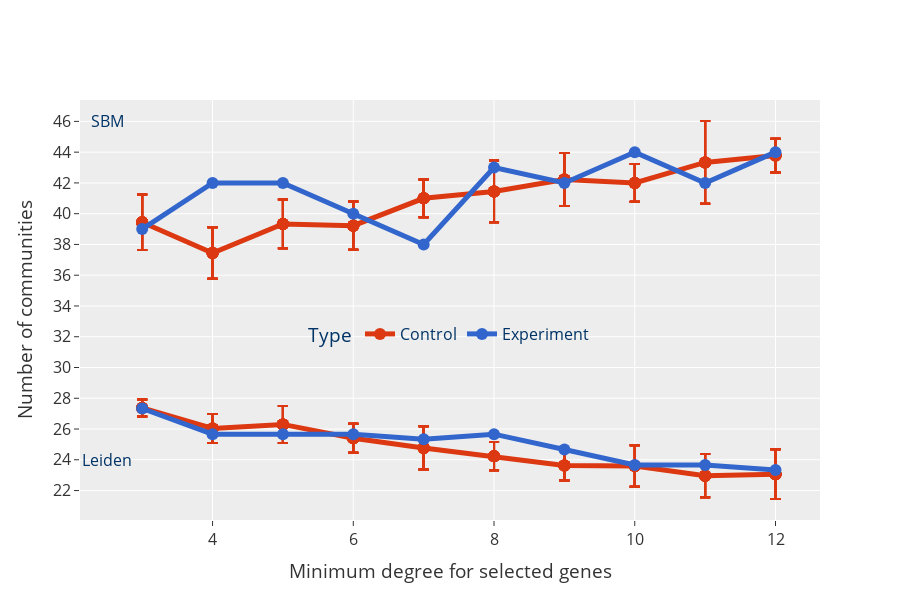

Notebook cell for this chart:
### Markdown cell above
### SBM + Leiden Community size

### Code cell
sbm_fig = sbm_fig.add_traces(leid_fig.data)
sbm_fig = sbm_fig.update_layout(
    legend=dict(
        orientation="h",
        title="Type",
        yanchor="bottom",
        y=0.4,
        xanchor="center",
        x=0.5,
        bgcolor="rgba(0,0,0,0)",
        font=dict(size=16, color="#003366"),
    ),
    xaxis=dict(
        tickfont=dict(size=16),
        title="Minimum degree for selected genes",
    ),
    title="",
    yaxis=dict(
        tickmode="linear",
        tick0=10,
        dtick=2,
    ),
    showlegend=True,
    font=dict(size=16),
)
sbm_fig = sbm_fig.update_traces(line_width=5, marker_size=12, error_y=dict(width=5))
legend_shown = {}
for trace in sbm_fig.data:
    if trace.name in legend_shown:
        trace.showlegend = False
    else:
        trace.showlegend = True
        legend_shown[trace.name] = True

sbm_fig.add_annotation(x=2.5, y=46, text="SBM", showarrow=False, font=dict(size=16, color="#003366"))
sbm_fig.add_annotation(x=2.5, y=24, text="Leiden", showarrow=False, font=dict(size=16, color="#003366"))

sbm_fig.show()
save_fig(name="sbm_Leiden_combNum", fig=sbm_fig, base_path=figures_path, width=1200, height=600)

### Figure 1 — Plotly figure (JSON) as saved in the notebook; plotly's stock layout.template omitted (floating-point values rounded to 4 significant figures)
{"data": [{"error_y": {"array": [1.81, 1.81, 1.81, 1.81, 1.81, 1.81, 1.81, 1.81, 1.81, 1.667, 1.667, 1.667, 1.667, 1.667, 1.667, 1.667, 1.667, 1.667, 1.581, 1.581, 1.581, 1.581, 1.581, 1.581, 1.581, 1.581, 1.581, 1.563, 1.563, 1.563, 1.563, 1.563, 1.563, 1.563, 1.563, 1.563, 1.225, 1.225, 1.225, 1.225, 1.225, 1.225, 1.225, 1.225, 1.225, 2.007, 2.007, 2.007, 2.007, 2.007, 2.007, 2.007, 2.007, 2.007, 1.716, 1.716, 1.716, 1.716, 1.716, 1.716, 1.716, 1.716, 1.716, 1.225, 1.225, 1.225, 1.225, 1.225, 1.225, 1.225, 1.225, 1.225, 2.693, 2.693, 2.693, 2.693, 2.693, 2.693, 2.693, 2.693, 2.693, 1.093, 1.093, 1.093, 1.093, 1.093, 1.093, 1.093, 1.093, 1.093], "width": 5}, "hovertemplate": "Type=Control<br>TF=%{x}<br>Size_mean=%{y}<extra></extra>", "legendgroup": "Control", "line": {"color": "#DC3912", "dash": "solid", "width": 5}, "marker": {"size": 12, "symbol": "circle"}, "mode": "lines+markers", "name": "Control", "orientation": "v", "showlegend": true, "type": "scatter", "x": [3, 3, 3, 3, 3, 3, 3, 3, 3, 4, 4, 4, 4, 4, 4, 4, 4, 4, 5, 5, 5, 5, 5, 5, 5, 5, 5, 6, 6, 6, 6, 6, 6, 6, 6, 6, 7, 7, 7, 7, 7, 7, 7, 7, 7, 8, 8, 8, 8, 8, 8, 8, 8, 8, 9, 9, 9, 9, 9, 9, 9, 9, 9, 10, 10, 10, 10, 10, 10, 10, 10, 10, 11, 11, 11, 11, 11, 11, 11, 11, 11, 12, 12, 12, 12, 12, 12, 12, 12, 12], "xaxis": "x", "y": [39.44, 39.44, 39.44, 39.44, 39.44, 39.44, 39.44, 39.44, 39.44, 37.44, 37.44, 37.44, 37.44, 37.44, 37.44, 37.44, 37.44, 37.44, 39.33, 39.33, 39.33, 39.33, 39.33, 39.33, 39.33, 39.33, 39.33, 39.22, 39.22, 39.22, 39.22, 39.22, 39.22, 39.22, 39.22, 39.22, 41, 41, 41, 41, 41, 41, 41, 41, 41, 41.44, 41.44, 41.44, 41.44, 41.44, 41.44, 41.44, 41.44, 41.44, 42.22, 42.22, 42.22, 42.22, 42.22, 42.22, 42.22, 42.22, 42.22, 42, 42, 42, 42, 42, 42, 42, 42, 42, 43.33, 43.33, 43.33, 43.33, 43.33, 43.33, 43.33, 43.33, 43.33, 43.78, 43.78, 43.78, 43.78, 43.78, 43.78, 43.78, 43.78, 43.78], "yaxis": "y"}, {"error_y": {"array": [0, 0, 0, 0, 0, 0, 0, 0, 0, 0], "width": 5}, "hovertemplate": "Type=Experiment<br>TF=%{x}<br>Size_mean=%{y}<extra></extra>", "legendgroup": "Experiment", "line": {"color": "#3366CC", "dash": "solid", "width": 5}, "marker": {"size": 12, "symbol": "circle"}, "mode": "lines+markers", "name": "Experiment", "orientation": "v", "showlegend": true, "type": "scatter", "x": [3, 4, 5, 6, 7, 8, 9, 10, 11, 12], "xaxis": "x", "y": [39, 42, 42, 40, 38, 43, 42, 44, 42, 44], "yaxis": "y"}, {"error_y": {"array": [0.5544, 0.5544, 0.5544, 0.5544, 0.5544, 0.5544, 0.5544, 0.5544, 0.5544, 0.5544, 0.9487, 0.9487, 0.9487, 0.9487, 0.9487, 0.9487, 0.9487, 0.9487, 0.9487, 0.9487, 1.201, 1.201, 1.201, 1.201, 1.201, 1.201, 1.201, 1.201, 1.201, 1.201, 0.9402, 0.9402, 0.9402, 0.9402, 0.9402, 0.9402, 0.9402, 0.9402, 0.9402, 0.9402, 1.406, 1.406, 1.406, 1.406, 1.406, 1.406, 1.406, 1.406, 1.406, 1.406, 0.9169, 0.9169, 0.9169, 0.9169, 0.9169, 0.9169, 0.9169, 0.9169, 0.9169, 0.9169, 0.9744, 0.9744, 0.9744, 0.9744, 0.9744, 0.9744, 0.9744, 0.9744, 0.9744, 0.9744, 1.35, 1.35, 1.35, 1.35, 1.35, 1.35, 1.35, 1.35, 1.35, 1.35, 1.409, 1.409, 1.409, 1.409, 1.409, 1.409, 1.409, 1.409, 1.409, 1.409, 1.616, 1.616, 1.616, 1.616, 1.616, 1.616, 1.616, 1.616, 1.616, 1.616], "width": 5}, "hovertemplate": "Type=Control<br>TF=%{x}<br>ModNum_mean=%{y}<extra></extra>", "legendgroup": "Control", "line": {"color": "#DC3912", "dash": "solid", "width": 5}, "marker": {"size": 12, "symbol": "circle"}, "mode": "lines+markers", "name": "Control", "orientation": "v", "showlegend": false, "type": "scatter", "x": ["3", "3", "3", "3", "3", "3", "3", "3", "3", "3", "4", "4", "4", "4", "4", "4", "4", "4", "4", "4", "5", "5", "5", "5", "5", "5", "5", "5", "5", "5", "6", "6", "6", "6", "6", "6", "6", "6", "6", "6", "7", "7", "7", "7", "7", "7", "7", "7", "7", "7", "8", "8", "8", "8", "8", "8", "8", "8", "8", "8", "9", "9", "9", "9", "9", "9", "9", "9", "9", "9", "10", "10", "10", "10", "10", "10", "10", "10", "10", "10", "11", "11", "11", "11", "11", "11", "11", "11", "11", "11", "12", "12", "12", "12", "12", "12", "12", "12", "12", "12"], "xaxis": "x", "y": [27.37, 27.37, 27.37, 27.37, 27.37, 27.37, 27.37, 27.37, 27.37, 27.37, 26.03, 26.03, 26.03, 26.03, 26.03, 26.03, 26.03, 26.03, 26.03, 26.03, 26.3, 26.3, 26.3, 26.3, 26.3, 26.3, 26.3, 26.3, 26.3, 26.3, 25.4, 25.4, 25.4, 25.4, 25.4, 25.4, 25.4, 25.4, 25.4, 25.4, 24.77, 24.77, 24.77, 24.77, 24.77, 24.77, 24.77, 24.77, 24.77, 24.77, 24.23, 24.23, 24.23, 24.23, 24.23, 24.23, 24.23, 24.23, 24.23, 24.23, 23.63, 23.63, 23.63, 23.63, 23.63, 23.63, 23.63, 23.63, 23.63, 23.63, 23.6, 23.6, 23.6, 23.6, 23.6, 23.6, 23.6, 23.6, 23.6, 23.6, 22.97, 22.97, 22.97, 22.97, 22.97, 22.97, 22.97, 22.97, 22.97, 22.97, 23.07, 23.07, 23.07, 23.07, 23.07, 23.07, 23.07, 23.07, 23.07, 23.07], "yaxis": "y"}, {"error_y": {"array": [null, null, null, null, null, null, null, null, null, null], "width": 5}, "hovertemplate": "Type=Experiment<br>TF=%{x}<br>ModNum_mean=%{y}<extra></extra>", "legendgroup": "Experiment", "line": {"color": "#3366CC", "dash": "solid", "width": 5}, "marker": {"size": 12, "symbol": "circle"}, "mode": "lines+markers", "name": "Experiment", "orientation": "v", "showlegend": false, "type": "scatter", "x": ["3", "4", "5", "6", "7", "8", "9", "10", "11", "12"], "xaxis": "x", "y": [27.33, 25.67, 25.67, 25.67, 25.33, 25.67, 24.67, 23.67, 23.67, 23.33], "yaxis": "y"}], "layout": {"annotations": [{"font": {"color": "#003366", "size": 16}, "showarrow": false, "text": "SBM", "x": 2.5, "y": 46}, {"font": {"color": "#003366", "size": 16}, "showarrow": false, "text": "Leiden", "x": 2.5, "y": 24}], "font": {"size": 16}, "height": 600, "legend": {"bgcolor": "rgba(0,0,0,0)", "font": {"color": "#003366", "size": 16}, "orientation": "h", "title": {"text": "Type"}, "tracegroupgap": 0, "x": 0.5, "xanchor": "center", "y": 0.4, "yanchor": "bottom"}, "showlegend": true, "title": {"text": ""}, "xaxis": {"anchor": "y", "domain": [0, 1], "tickfont": {"size": 16}, "title": {"text": "Minimum degree for selected genes"}}, "yaxis": {"anchor": "x", "domain": [0, 1], "dtick": 2, "tick0": 10, "tickfont": {"size": 16}, "tickmode": "linear", "title": {"text": "Number of communities"}}}}
